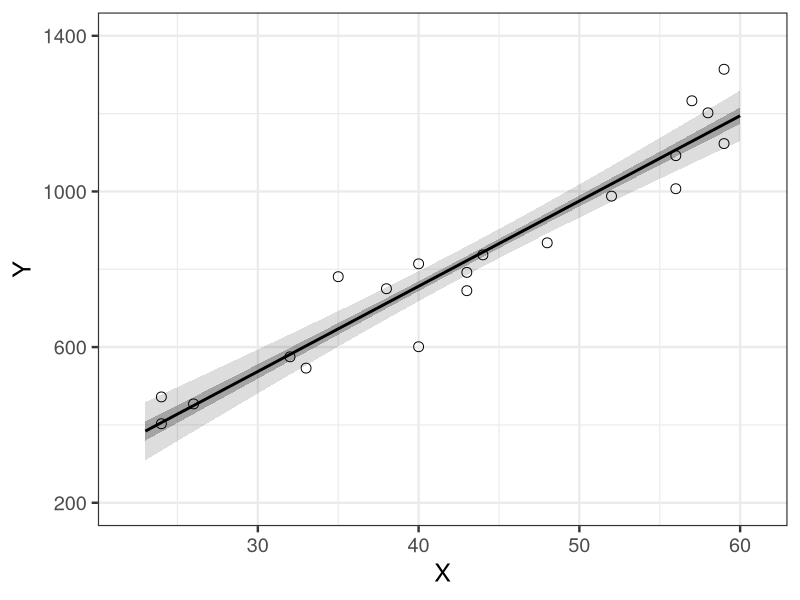
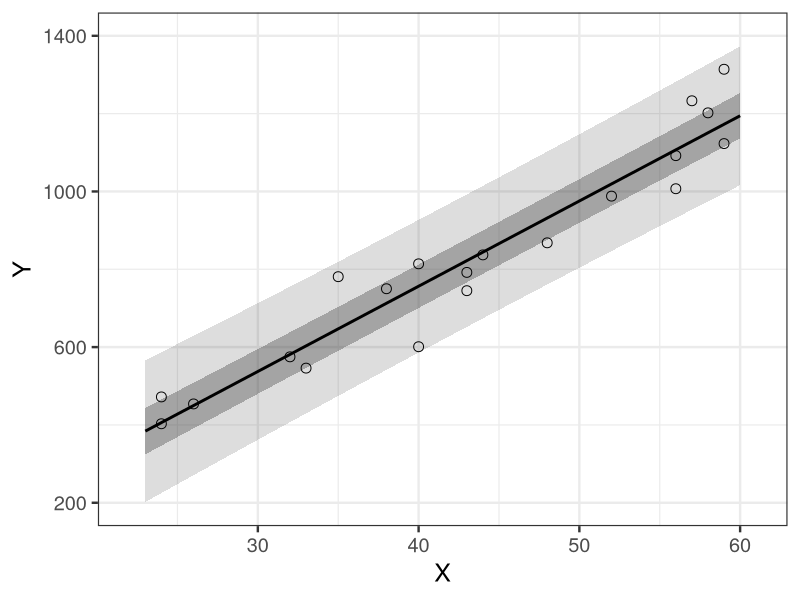

These figures' R source, in order:
library(ggplot2)

d <- read.csv(file='input/data-salary.txt')
res_lm <- lm(Y ~ X, data=d)
X_new <- data.frame(X=23:60)

conf_95 <- predict(res_lm, X_new, interval='confidence', level=0.95)
conf_95 <- data.frame(X_new, conf_95)
conf_50 <- predict(res_lm, X_new, interval='confidence', level=0.50)
conf_50 <- data.frame(X_new, conf_50)
pred_95 <- predict(res_lm, X_new, interval='prediction', level=0.95)
pred_95 <- data.frame(X_new, pred_95)
pred_50 <- predict(res_lm, X_new, interval='prediction', level=0.50)
pred_50 <- data.frame(X_new, pred_50)

p <- ggplot()
p <- p + theme_bw(base_size=18)
p <- p + geom_ribbon(data=conf_95, aes(x=X, ymin=lwr, ymax=upr), alpha=1/6)
p <- p + geom_ribbon(data=conf_50, aes(x=X, ymin=lwr, ymax=upr), alpha=2/6)
p <- p + geom_line(data=conf_50, aes(x=X, y=fit), size=1)
p <- p + geom_point(data=d, aes(x=X, y=Y), shape=1, size=3)
p <- p + labs(x='X', y='Y') + coord_cartesian(xlim=c(22, 61), ylim=c(200, 1400))
p <- p + scale_y_continuous(breaks=seq(from=200, to=1400, by=400))
ggsave(p, file='output/fig4-3-left.png', dpi=300, w=4, h=3)

p <- ggplot()
p <- p + theme_bw(base_size=18)
p <- p + geom_ribbon(data=pred_95, aes(x=X, ymin=lwr, ymax=upr), alpha=1/6)
p <- p + geom_ribbon(data=pred_50, aes(x=X, ymin=lwr, ymax=upr), alpha=2/6)
p <- p + geom_line(data=pred_50, aes(x=X, y=fit), size=1)
p <- p + geom_point(data=d, aes(x=X, y=Y), shape=1, size=3)
p <- p + labs(x='X', y='Y') + coord_cartesian(xlim=c(22, 61), ylim=c(200, 1400))
p <- p + scale_y_continuous(breaks=seq(from=200, to=1400, by=400))
ggsave(p, file='output/fig4-3-right.png', dpi=300, w=4, h=3)
